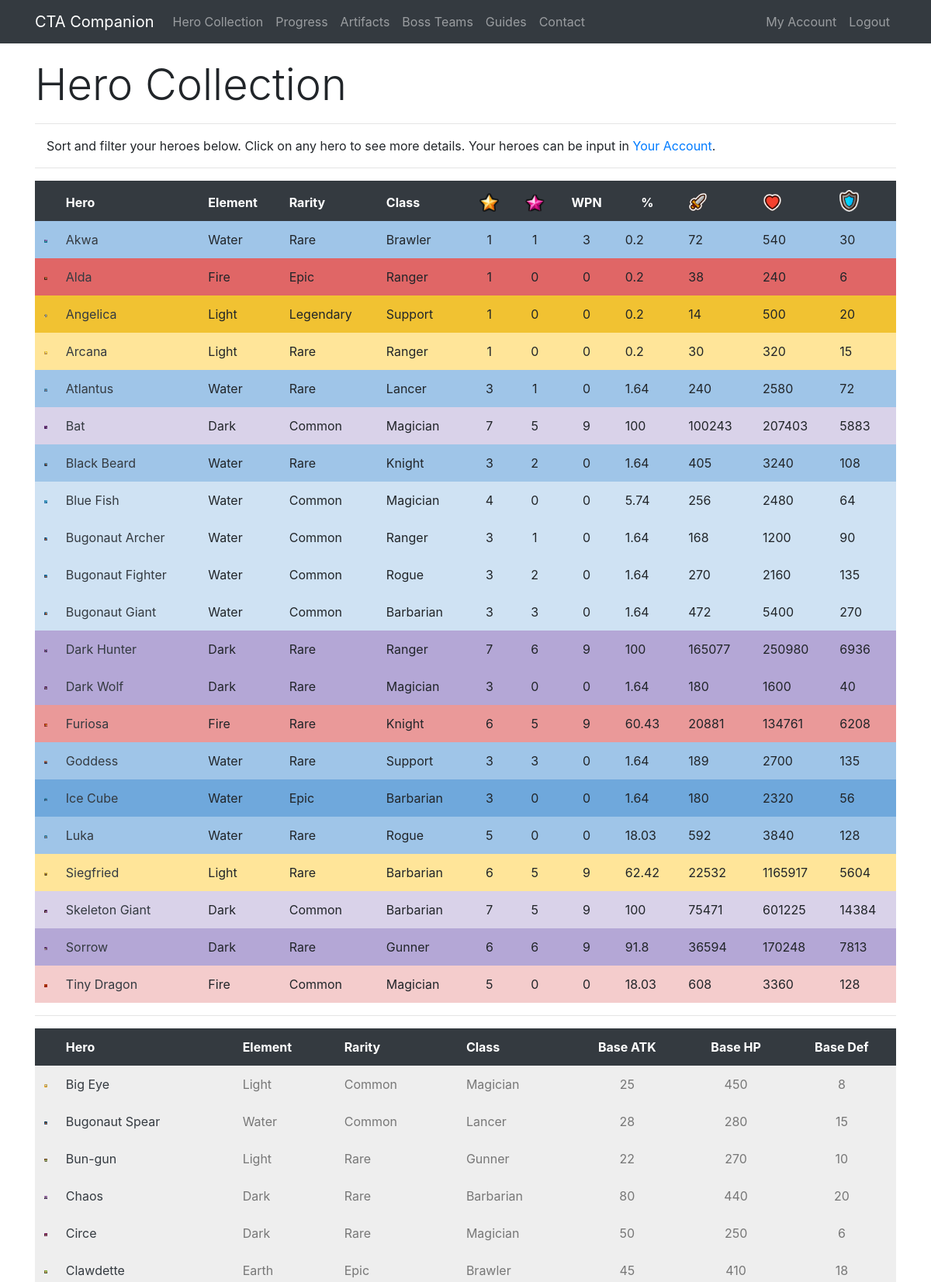
The app's page /collection/Cayumi (signed in, upper part) with its own data.
### app/models.py (models this page shows, shortened)
class Hero(db.Model):
    id = db.Column(db.Integer, primary_key=True)
    level = db.Column(db.Integer, index=True)
    awaken = db.Column(db.Integer, index=True)
    wpn = db.Column(db.Integer, index=True)
    medals = db.Column(db.Integer, index=True)
    runedAtk = db.Column(db.Integer, index=True)
    runedHp = db.Column(db.Integer, index=True)
    runedDef = db.Column(db.Integer, index=True)
    runedAps = db.Column(db.Integer, index=True)
    runedCrit = db.Column(db.Integer, index=True)
    runedCritDmg = db.Column(db.Integer, index=True)
    user_id = db.Column(db.Integer, db.ForeignKey('user.id'))
    base_id = db.Column(db.Integer, db.ForeignKey('base.id'))
    def atk(self):
        runedAttack = self.runedAtk
        base = self.baseStats.atk
        level = self.level
        awaken = self.awaken
        atk = int(base * (2 ** (level - 1)) * (1.5 ** awaken))
        runedAtk = atk + (atk * (runedAttack / 100))
        return int(runedAtk)
    def hp(self):
        runedHP = self.runedHp
        base = self.baseStats.hp
        level = self.level
        awaken = self.awaken
        hp = int(base * (2 ** (level - 1)) * (1.5 ** awaken))
        runedHP = hp + (hp * (runedHP / 100))
        return int(runedHP)
    def defense(self):
        runedDef = self.runedDef
        base = self.baseStats.defense
        level = self.level
        awaken = self.awaken
        defense = int(base * (2 ** (level - 1)) * (1.5 ** awaken))
        runedDef = defense + (defense * (runedDef / 100))
        return int(runedDef)
    def progress(self):
        level = self.level
        medals = self.medals
        if level == 0:
            accumulated = 0
            total = accumulated + medals
        elif level == 1:
            accumulated = 10
            total = accumulated + medals
        elif level == 2:
            accumulated = 30
            total = accumulated + medals
        elif level == 3:
            accumulated = 80
            total = accumulated + medals
        elif level == 4:
            accumulated = 280
            total = accumulated + medals
        elif level == 5:
            accumulated = 880
            total = accumulated + medals
        elif level == 6:
            accumulated = 2380
            total = accumulated + medals
        elif level == 7:
            accumulated = 4880
            total = accumulated + medals
        total = (total / 4880) * 100
        if total == 100:
            return int(total)
        return round(total, 2)

class Base(db.Model):
    id = db.Column(db.Integer, primary_key=True)
    name = db.Column(db.String(32), index=True, unique=True)
    nameSafe = db.Column(db.String(32), index=True, unique=True)
    job = db.Column(db.String(16), index=True)
    rarity = db.Column(db.String(16), index=True)
    element = db.Column(db.String(16), index=True)
    gender = db.Column(db.String(16), index=True)
    crusher = db.Column(db.Integer, index=True)
    fly = db.Column(db.Integer, index=True)
    blitz = db.Column(db.Integer, index=True)
    atk = db.Column(db.Integer, index=True)
    hp = db.Column(db.Integer, index=True)
    defense = db.Column(db.Integer, index=True)
    crit = db.Column(db.Integer, index=True)
    critDmg = db.Column(db.Integer, index=True)
    movespeed = db.Column(db.Integer, index=True)
    aps = db.Column(db.Integer, index=True)
    arange = db.Column(db.Integer, index=True)
    resistance = db.Column(db.Integer, index=True)
    frenzy = db.Column(db.Integer, index=True)
    dodge = db.Column(db.Integer, index=True)
    stun = db.Column(db.Integer, index=True)
    stunTime = db.Column(db.Integer, index=True)
    aoe = db.Column(db.Integer, index=True)
    ult = db.Column(db.Integer, index=True)
    kshp = db.Column(db.Integer, index=True)
    gold = db.Column(db.Integer, index=True)
    freeze = db.Column(db.Integer, index=True)
    freezeTime = db.Column(db.Integer, index=True)
    freezeDmg = db.Column(db.Integer, index=True)
    burn = db.Column(db.Integer, index=True)
    burnTime = db.Column(db.Integer, index=True)
    burnDmg = db.Column(db.Integer, index=True)
    poison = db.Column(db.Integer, index=True)
    poisonTime = db.Column(db.Integer, index=True)
    poisonDmg = db.Column(db.Integer, index=True)
    sp2 = db.Column(db.Integer, index=True)
    sp2num = db.Column(db.Integer, index=True)
    buffElement = db.Column(db.String(16), index=True)
    buffType = db.Column(db.Integer, index=True)
    buffStat = db.Column(db.String(16), index=True)
    buff = db.Column(db.Integer, index=True)
    heroes = db.relationship('Hero', backref='baseStats', lazy='dynamic')

### app/routes.py (the view)
@app.route('/collection/<username>')
@login_required
def collection(username):
    user = User.query.filter_by(username=username).first_or_404()
    heroes = Hero.query.filter_by(player=user)
    return render_template('collection.html', user=user, heroes=heroes, title='Hero Collection')

### app/models.py (called while the page is built)
@login.user_loader
def load_user(id):
    return User.query.get(int(id))

### app/templates/collection.html (shortened to what this page needs)
{% extends "base.html" %}
{% block content %}
 <div class="row pt-3">
    <div class="col-lg-12">
      <h1 class="display-4">Hero Collection</h1>
      <hr>
      <p class="instructions">Sort and filter your heroes below. Click on any hero to see more details. Your heroes can be input in <a href="{{ url_for('account', username=current_user.username) }}">Your Account</a>.</p>
        <hr>
    </div>
 </div>
  <div class="row">
    <div class="col-lg-12">
<table id="ctac" class="table table-borderless" style="width:100%">
        <thead class="thead-dark">
            <tr>
                <th data-priority="1">&nbsp;</th>
                <th data-priority="2">Hero</th>
                <th data-priority="12">Element</th>
                <th data-priority="11">Rarity</th>
                <th data-priority="10">Class</th>
                <th data-priority="3" class="text-center"><img src="{{ url_for('static', filename='star.png') }}" width="25" alt="Star Level"></th>
                <th data-priority="4" class="text-center"><img src="{{ url_for('static', filename='awaken.png') }}" width="25" alt="Awaken"></th>
                <th data-priority="5" class="text-center">WPN</th>
                <th data-priority="6" class="text-center">%</th>
                <th data-priority="7"><img src="{{ url_for('static', filename='atk.png') }}" width="25" alt="Attack"></th>
                <th data-priority="8"><img src="{{ url_for('static', filename='hp.png') }}" width="25" alt="HP"></th>
                <th data-priority="9"><img src="{{ url_for('static', filename='def.png') }}" width="25" alt="Defense"></th>
            </tr>
        </thead>
        <tbody>
        {% for i in heroes %}
        {% if i.level > 0 %}
        <tr>
            <td class="{{i.baseStats.element}}{{i.baseStats.rarity}}" width="25"><img class="img-fluid" src="/static/{{i.baseStats.nameSafe}}.png" alt="{{i.baseStats.name}}"></td>
            <td class="{{i.baseStats.element}}{{i.baseStats.rarity}}"><a class="text-dark" href="{{ url_for('hero', heroid=i.id) }}">{{ i.baseStats.name }}</b></td>
            <td class="{{i.baseStats.element}}{{i.baseStats.rarity}}">{{ i.baseStats.element }}</td>
            <td class="{{i.baseStats.element}}{{i.baseStats.rarity}}">{{ i.baseStats.rarity }}</td>
            <td class="{{i.baseStats.element}}{{i.baseStats.rarity}}">{{ i.baseStats.job }}</td>
            <td class="text-center {{i.baseStats.element}}{{i.baseStats.rarity}}">{{ i.level }}</td>
            <td class="text-center {{i.baseStats.element}}{{i.baseStats.rarity}}">{{ i.awaken }}</td>
            <td class="text-center {{i.baseStats.element}}{{i.baseStats.rarity}}">{{ i.wpn }}</td>
            <td class="text center {{i.baseStats.element}}{{i.baseStats.rarity}}">{{ i.progress() }}</td>
            <td class="{{i.baseStats.element}}{{i.baseStats.rarity}}">{{ i.atk() }}</td>
            <td class="{{i.baseStats.element}}{{i.baseStats.rarity}}">{{ i.hp() }}</td>
            <td class="{{i.baseStats.element}}{{i.baseStats.rarity}}">{{ i.defense() }}</td>
        </tr>
        {% endif %}
        {% endfor %}
        </tbody>
</table>
        <hr>
<table id="ctac2" class="table table-borderless" style="width:100%">
        <thead class="thead-dark">
            <tr>
                <th>&nbsp;</th>
                <th>Hero</th>
                <th>Element</th>
                <th>Rarity</th>
                <th>Class</th>
                <th class="text-center">Base ATK</th>
                <th class="text-center">Base HP</th>
                <th class="text-center">Base Def</th>
            </tr>
        </thead>
        <tbody>
        {% for i in heroes %}
        {% if i.level == 0 %}
        <tr>
            <td class="uncollected" width="25"><img class="img-fluid" src="/static/{{i.baseStats.nameSafe}}.png" alt="{{i.baseStats.name}}"></td>
            <td class="uncollected"><a class="text-dark" href="{{ url_for('hero', heroid=i.id) }}">{{ i.baseStats.name }}</a></td>
            <td class="uncollected">{{ i.baseStats.element }}</td>
            <td class="uncollected">{{ i.baseStats.rarity }}</td>
            <td class="uncollected">{{ i.baseStats.job }}</td>
            <td class="uncollected text-center">{{ i.baseStats.atk }}</td>
            <td class="uncollected text-center">{{ i.baseStats.hp }}</td>
            <td class="uncollected text-center">{{ i.baseStats.defense }}</td>
        </tr>
        {% endif %}
        {% endfor %}
        </tbody>
</table>
    </div>
  </div>
{% endblock %}

### app/static/style.css (style rules this page uses)
.uncollected { color: #777777; background-color: #eeeeee; padding: 8px; }
.WaterCommon { background-color: #CFE2F3; padding: 8px; }
.WaterRare { background-color: #9FC5E8; padding: 8px; }
.WaterEpic { background-color: #6FA8DC; padding: 8px; }
.FireCommon { background-color: #F4CCCC; padding: 8px; }
.FireRare { background-color: #EA9999; padding: 8px; }
.FireEpic { background-color: #E06666; padding: 8px; }
.LightRare { background-color: #FFE599; padding: 8px; }
.LightLegendary { background-color: #F1C232; padding: 8px; }
.DarkCommon { background-color: #D9D2E9; padding: 8px; }
.DarkRare { background-color: #B4A7D6; padding: 8px; }
.instructions { padding-left: 15px; }

### app/templates/base.html (style rules this page uses)
html { position: relative; min-height: 100%; }
body { margin-bottom: 40px; }

### records on screen
Hero: baseStats.nameSafe (picture), baseStats.name "Akwa", baseStats.element "Water", baseStats.rarity "Rare", baseStats.job "Brawler", level "1", awaken "1", wpn "3", progress "0.2", atk "72", hp "540", defense "30"
Hero: baseStats.nameSafe (picture), baseStats.name "Alda", baseStats.element "Fire", baseStats.rarity "Epic", baseStats.job "Ranger", level "1", awaken "0", wpn "0", progress "0.2", atk "38", hp "240", defense "6"
Hero: baseStats.nameSafe (picture), baseStats.name "Angelica", baseStats.element "Light", baseStats.rarity "Legendary", baseStats.job "Support", level "1", awaken "0", wpn "0", progress "0.2", atk "14", hp "500", defense "20"
Hero: baseStats.nameSafe (picture), baseStats.name "Arcana", baseStats.element "Light", baseStats.rarity "Rare", baseStats.job "Ranger", level "1", awaken "0", wpn "0", progress "0.2", atk "30", hp "320", defense "15"
Hero: baseStats.nameSafe (picture), baseStats.name "Atlantus", baseStats.element "Water", baseStats.rarity "Rare", baseStats.job "Lancer", level "3", awaken "1", wpn "0", progress "1.64", atk "240", hp "2580", defense "72"
Hero: shows a picture, baseStats.name "Bat", baseStats.element "Dark", baseStats.rarity "Common", baseStats.job "Magician", level "7", awaken "5", wpn "9", progress "100", atk "100243", hp "207403", defense "5883"
Hero: baseStats.nameSafe (picture), baseStats.name "Black Beard", baseStats.element "Water", baseStats.rarity "Rare", baseStats.job "Knight", level "3", awaken "2", wpn "0", progress "1.64", atk "405", hp "3240", defense "108"
Hero: baseStats.nameSafe (picture), baseStats.name "Blue Fish", baseStats.element "Water", baseStats.rarity "Common", baseStats.job "Magician", level "4", awaken "0", wpn "0", progress "5.74", atk "256", hp "2480", defense "64"
Hero: baseStats.nameSafe (picture), baseStats.name "Bugonaut Archer", baseStats.element "Water", baseStats.rarity "Common", baseStats.job "Ranger", level "3", awaken "1", wpn "0", progress "1.64", atk "168", hp "1200", defense "90"
Hero: baseStats.nameSafe (picture), baseStats.name "Bugonaut Fighter", baseStats.element "Water", baseStats.rarity "Common", baseStats.job "Rogue", level "3", awaken "2", wpn "0", progress "1.64", atk "270", hp "2160", defense "135"
Hero: baseStats.nameSafe (picture), baseStats.name "Bugonaut Giant", baseStats.element "Water", baseStats.rarity "Common", baseStats.job "Barbarian", level "3", awaken "3", wpn "0", progress "1.64", atk "472", hp "5400", defense "270"
Hero: baseStats.nameSafe (picture), baseStats.name "Dark Hunter", baseStats.element "Dark", baseStats.rarity "Rare", baseStats.job "Ranger", level "7", awaken "6", wpn "9", progress "100", atk "165077", hp "250980", defense "6936"
Hero: baseStats.nameSafe (picture), baseStats.name "Dark Wolf", baseStats.element "Dark", baseStats.rarity "Rare", baseStats.job "Magician", level "3", awaken "0", wpn "0", progress "1.64", atk "180", hp "1600", defense "40"
Hero: baseStats.nameSafe (picture), baseStats.name "Furiosa", baseStats.element "Fire", baseStats.rarity "Rare", baseStats.job "Knight", level "6", awaken "5", wpn "9", progress "60.43", atk "20881", hp "134761", defense "6208"
Hero: baseStats.nameSafe (picture), baseStats.name "Goddess", baseStats.element "Water", baseStats.rarity "Rare", baseStats.job "Support", level "3", awaken "3", wpn "0", progress "1.64", atk "189", hp "2700", defense "135"
Hero: baseStats.nameSafe (picture), baseStats.name "Ice Cube", baseStats.element "Water", baseStats.rarity "Epic", baseStats.job "Barbarian", level "3", awaken "0", wpn "0", progress "1.64", atk "180", hp "2320", defense "56"
Hero: baseStats.nameSafe (picture), baseStats.name "Luka", baseStats.element "Water", baseStats.rarity "Rare", baseStats.job "Rogue", level "5", awaken "0", wpn "0", progress "18.03", atk "592", hp "3840", defense "128"
Hero: baseStats.nameSafe (picture), baseStats.name "Siegfried", baseStats.element "Light", baseStats.rarity "Rare", baseStats.job "Barbarian", level "6", awaken "5", wpn "9", progress "62.42", atk "22532", hp "1165917", defense "5604"
Hero: baseStats.nameSafe (picture), baseStats.name "Skeleton Giant", baseStats.element "Dark", baseStats.rarity "Common", baseStats.job "Barbarian", level "7", awaken "5", wpn "9", progress "100", atk "75471", hp "601225", defense "14384"
Hero: baseStats.nameSafe (picture), baseStats.name "Sorrow", baseStats.element "Dark", baseStats.rarity "Rare", baseStats.job "Gunner", level "6", awaken "6", wpn "9", progress "91.8", atk "36594", hp "170248", defense "7813"
Hero: baseStats.nameSafe (picture), baseStats.name "Tiny Dragon", baseStats.element "Fire", baseStats.rarity "Common", baseStats.job "Magician", level "5", awaken "0", wpn "0", progress "18.03", atk "608", hp "3360", defense "128"
Hero: baseStats.nameSafe (picture), baseStats.name "Big Eye", baseStats.element "Light", baseStats.rarity "Common", baseStats.job "Magician", baseStats.atk "25", baseStats.hp "450", baseStats.defense "8"
Hero: baseStats.nameSafe (picture), baseStats.name "Bugonaut Spear", baseStats.element "Water", baseStats.rarity "Common", baseStats.job "Lancer", baseStats.atk "28", baseStats.hp "280", baseStats.defense "15"
Hero: baseStats.nameSafe (picture), baseStats.name "Bun-gun", baseStats.element "Light", baseStats.rarity "Rare", baseStats.job "Gunner", baseStats.atk "22", baseStats.hp "270", baseStats.defense "10"
Hero: baseStats.nameSafe (picture), baseStats.name "Chaos", baseStats.element "Dark", baseStats.rarity "Rare", baseStats.job "Barbarian", baseStats.atk "80", baseStats.hp "440", baseStats.defense "20"
Hero: baseStats.nameSafe (picture), baseStats.name "Circe", baseStats.element "Dark", baseStats.rarity "Rare", baseStats.job "Magician", baseStats.atk "50", baseStats.hp "250", baseStats.defense "6"
Hero: baseStats.nameSafe (picture), baseStats.name "Clawdette", baseStats.element "Earth", baseStats.rarity "Epic", baseStats.job "Brawler", baseStats.atk "45", baseStats.hp "410", baseStats.defense "18"
